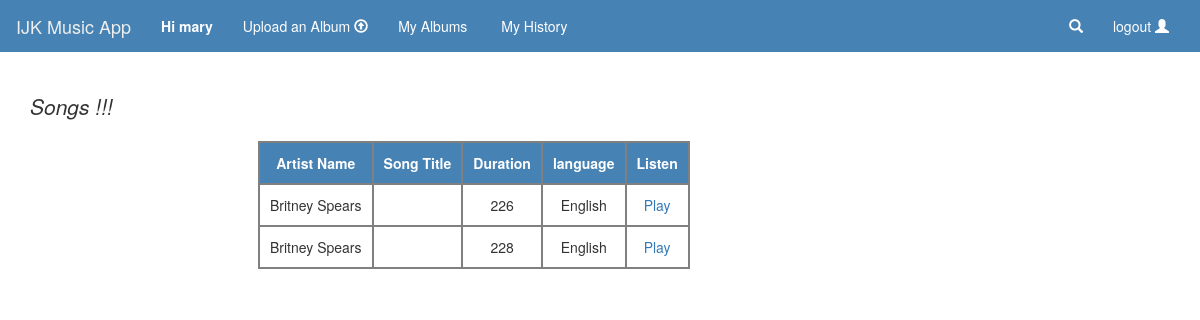
The app's page /song.php?artist_id=1006 (signed in), older data.
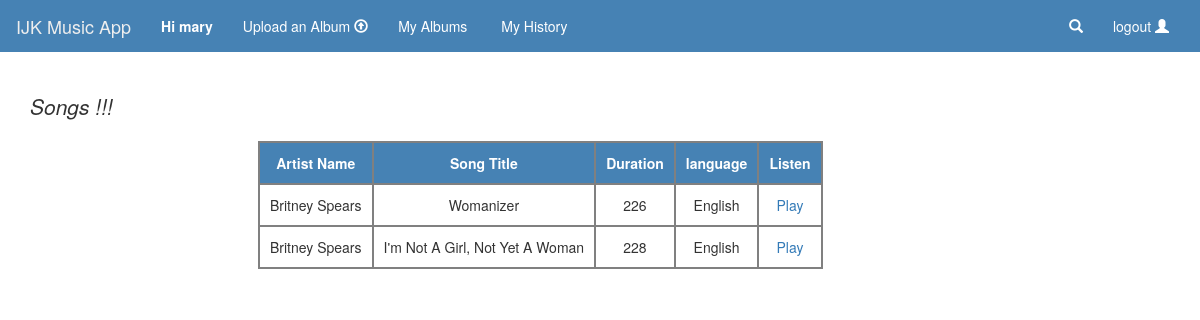
The same page, newer data.
### tables this page shows
CREATE TABLE IF NOT EXISTS `ArtistSong` (
  `artist_song_id` int(10) NOT NULL,
  `artist_id` int(10) NOT NULL,
  `song_id` int(10) NOT NULL
);

CREATE TABLE IF NOT EXISTS `Artist` (
  `artist_id` int(10) NOT NULL,
  `name` varchar(64) NOT NULL
);

CREATE TABLE IF NOT EXISTS `Song` (
  `song_id` int(10) NOT NULL,
  `song_title` varchar(64) NOT NULL,
  `duration` int(8) NOT NULL,
  `language` varchar(16) NOT NULL,
  `genre_id` int(10) NOT NULL,
  `lyrics_id` int(10) NOT NULL,
  `video_id` int(10) NOT NULL
);

### song.php (the view, shortened to what this page needs)
<!DOCTYPE html>
<html lang="en">
<head>
<link href="bootstrap/css/bootstrap.css" rel="stylesheet">
<link href="MusicApp.css" rel="stylesheet">
</head>
<body>
<nav class="navbar navbar-custom">
  <div class="container-fluid">
    <div class="navbar-header">
      <a class="navbar-brand" href="home.php">IJK Music App</a>
    </div>
    <div class="collapse navbar-collapse" id="bs-example-navbar-collapse-1">
      <ul class="nav navbar-nav">
        <li class="username"><a class="active" href="home.php"><B>Hi <?php  echo $_SESSION['sess_name']; ?> </B></a></li>
      </ul>
      <ul class="nav navbar-nav navbar-left active">
        <li class="active"><a href="upload.php">Upload an Album <span class="glyphicon glyphicon-upload" aria-hidden="true"></span></a></li>
      </ul>
      <ul class="nav navbar-nav navbar-left active">
        <li class="active"><a href="album.php">My Albums <span class="glyphicon glyphicon-folder" aria-hidden="true"></span></a></li>
      	<li><a href="history.php">My History</a></li>
      </ul>
      <ul class="nav navbar-nav navbar-right">
        <li class="active"><a href="search.html"   role="button" aria-haspopup="true" aria-expanded="false"><span class="glyphicon glyphicon-search" aria-hidden="true"></span></a></li>
        <li><a href="logout.php">logout <span class="glyphicon glyphicon-user" aria-hidden="true"></a></li>
      </ul>
    </div>
  </div>
</nav>
  <div class="container">
<h3><p class="lead"><I>Songs !!!</I> </p></h3>
    <p>
        <?php
           include ('include/dbConnect.php');
		         if(isset($_GET["artist_id"])){
		             $artist_id = $_GET['artist_id'];
                    $query = "SELECT * FROM Song s, ArtistSong sa, Artist a WHERE a.artist_id =  '$artist_id' and a.artist_id = sa.artist_id and sa.song_id = s.song_id";
                print "<table>\n";
                $data = $con->query($query);
                $data->setFetchMode(PDO::FETCH_ASSOC);
                $doHeader = true;
                foreach ($data as $row) {
                    if ($doHeader) {
                      echo "<table>";
                      echo "<tr><th>Artist Name</th><th>Song Title</th><th>Duration</th><th>language</th><th>Listen</th></tr>";
                      foreach( $data as $row) {
                          echo "<tr>";
                          echo "<td>".$row['name']."</td>";
                          echo "<td>".$row['song_title']."</td>";
                          echo "<td>".$row['duration']."</td>";
                          echo "<td>".$row['language']."</td>";
                          echo "<td><a href='player.php?song_id=".$row['song_id']."'>Play</a></td>";
                          echo "</tr>\n";
                      }
                      echo "</table>";
                    }
            }
    }
        ?>
    </p>
  </div>
</body>
</html>

Row changes from the older to the newer data that the page shows:
changed through a linked row, artistsong: song.song_title (not shown) → "Womanizer"
changed through a linked row, artistsong: song.song_title (not shown) → "I'm Not A Girl, Not Yet A Woman"
